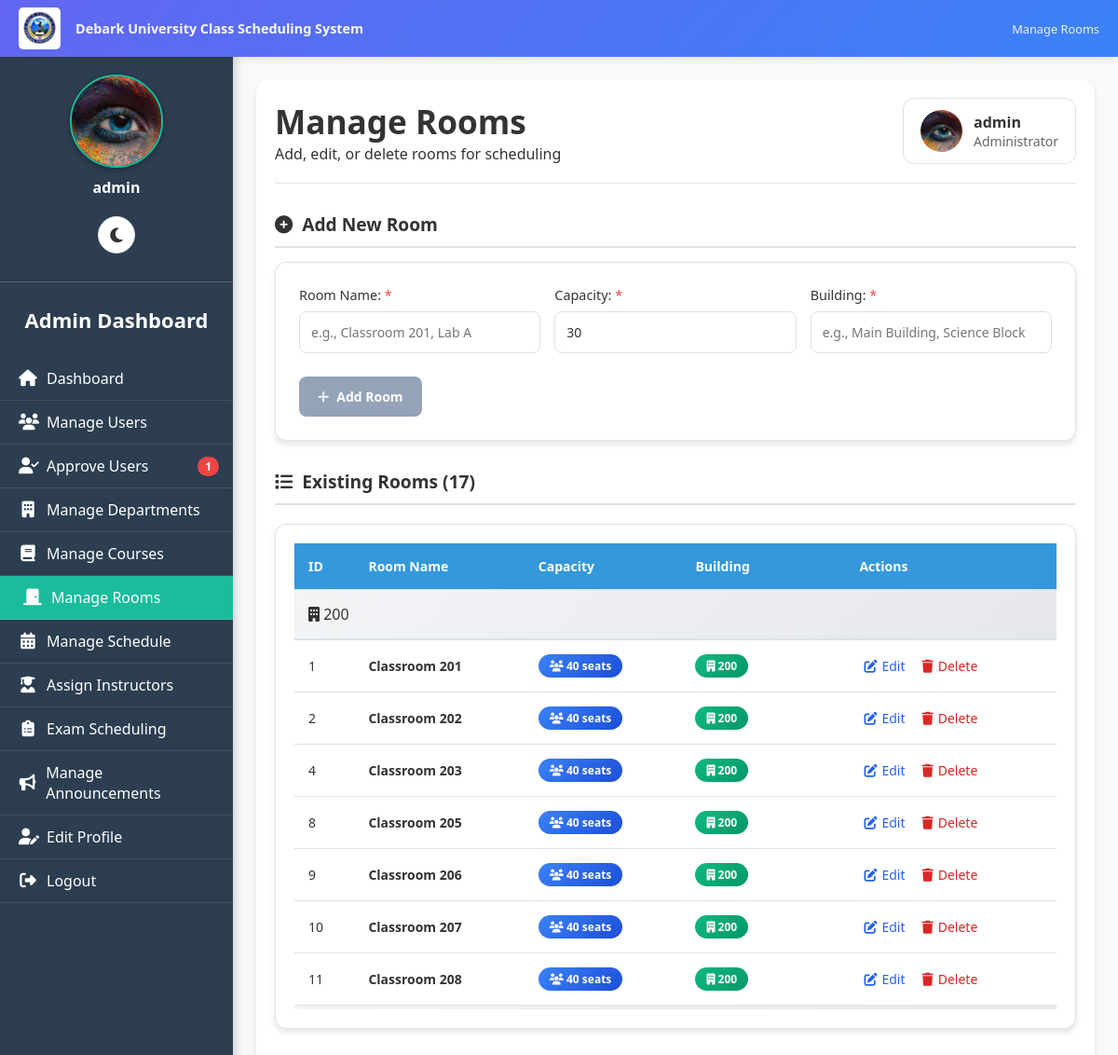
The app's page /admin/manage_rooms.php (signed in) with its own data.
### tables this page shows
CREATE TABLE `users` (
  `user_id` int(11) NOT NULL,
  `username` varchar(50) NOT NULL,
  `password` varchar(255) NOT NULL,
  `full_name` varchar(100) NOT NULL,
  `student_id` varchar(50) DEFAULT NULL,
  `email` varchar(100) DEFAULT NULL,
  `role` enum('admin','instructor','student','department_head') NOT NULL,
  `department_id` int(11) DEFAULT NULL,
  `year` varchar(10) DEFAULT NULL,
  `created_at` timestamp NOT NULL DEFAULT current_timestamp(),
  `profile_picture` varchar(255) DEFAULT NULL,
  `email_verified` tinyint(1) DEFAULT 0,
  `verification_token` varchar(255) DEFAULT NULL,
  `is_approved` tinyint(1) DEFAULT 0,
  `is_verified` tinyint(1) NOT NULL DEFAULT 0,
  `id_number` varchar(20) DEFAULT NULL
);

CREATE TABLE `rooms` (
  `room_id` int(11) NOT NULL,
  `room_name` varchar(50) NOT NULL,
  `capacity` int(11) NOT NULL,
  `building` varchar(100) DEFAULT NULL,
  `is_available` tinyint(1) NOT NULL DEFAULT 1
);

### public/admin/manage_rooms.php (the view, shortened to what this page needs)
<?php
require __DIR__ . '/../../includes/db.php';
include __DIR__ . '/../includes/darkmode.php';
$user_stmt = $pdo->prepare("SELECT username, email, profile_picture FROM users WHERE user_id=?");
$user_stmt->execute([$_SESSION['user_id']]);
$current_user = $user_stmt->fetch();
function getAdminProfilePicturePath($profile_picture) {
    $locations = [
        __DIR__ . '/../uploads/admin/' . $profile_picture,
        __DIR__ . '/../uploads/' . $profile_picture,
        __DIR__ . '/../../uploads/' . $profile_picture,
        'uploads/admin/' . $profile_picture,
        '../uploads/admin/' . $profile_picture,
        'uploads/' . $profile_picture,
        '../uploads/' . $profile_picture,
    ];
    foreach ($locations as $location) {
        if (file_exists($location)) {
            if (strpos($location, '/admin/') !== false) {
                return '../uploads/admin/' . $profile_picture;
            } elseif (strpos($location, 'uploads/admin/') !== false) {
                return 'uploads/admin/' . $profile_picture;
            } elseif (strpos($location, '../uploads/') !== false) {
                return '../uploads/' . $profile_picture;
            } elseif (strpos($location, 'uploads/') !== false) {
                return 'uploads/' . $profile_picture;
            }
        }
    }
    return '../assets/default_profile.png';
}
$profile_img_path = getAdminProfilePicturePath($current_user['profile_picture'] ?? '');
$edit_room = null;
$rooms = $pdo->query("SELECT * FROM rooms ORDER BY building, room_name")->fetchAll(PDO::FETCH_ASSOC);
$pending_stmt = $pdo->query("SELECT COUNT(*) as count FROM users WHERE is_approved = 0");
$pending_approvals = $pending_stmt->fetchColumn() ?: 0;
$current_page = basename($_SERVER['PHP_SELF']);
?>
<!DOCTYPE html>
<html lang="en" data-theme="<?= $darkMode ? 'dark' : 'light' ?>">
<head>
<link rel="stylesheet" href="https://cdnjs.cloudflare.com/ajax/libs/font-awesome/6.4.0/css/all.min.css">
<link rel="stylesheet" href="../../assets/css/darkmode.css">
</head>
<body>
    <div class="university-header">
        <div class="header-left">
            <img src="../assets/images/dku logo.jpg" alt="Debark University Logo" class="dku-logo-img">
            <div class="system-title">Debark University Class Scheduling System</div>
        </div>
        <div class="header-right">
            Manage Rooms
        </div>
    </div>
    <div class="sidebar" id="sidebar">
        <div class="sidebar-content" id="sidebarContent">
            <div class="sidebar-profile">
                <img src="<?= htmlspecialchars($profile_img_path) ?>" alt="Profile Picture" id="sidebarProfilePic"
                     onerror="this.onerror=null; this.src='../assets/default_profile.png';">
                <p><?= htmlspecialchars($current_user['username']) ?></p>
            </div>
            <h2>Admin Dashboard</h2>
            <a href="dashboard.php" class="<?= $current_page=='dashboard.php'?'active':'' ?>">
                <i class="fas fa-home"></i> Dashboard
            </a>
            <a href="manage_users.php" class="<?= $current_page=='manage_users.php'?'active':'' ?>">
                <i class="fas fa-users"></i> Manage Users
            </a>
            <a href="approve_users.php" class="<?= $current_page=='approve_users.php'?'active':'' ?>">
                <i class="fas fa-user-check"></i> Approve Users
                <?php if($pending_approvals > 0): ?>
                    <span class="pending-badge"><?= $pending_approvals ?></span>
                <?php endif; ?>
            </a>
            <a href="manage_departments.php" class="<?= $current_page=='manage_departments.php'?'active':'' ?>">
                <i class="fas fa-building"></i> Manage Departments
            </a>
            <a href="manage_courses.php" class="<?= $current_page=='manage_courses.php'?'active':'' ?>">
                <i class="fas fa-book"></i> Manage Courses
            </a>
            <a href="manage_rooms.php" class="active">
                <i class="fas fa-door-closed"></i> Manage Rooms
            </a>
            <a href="manage_schedules.php" class="<?= $current_page=='manage_schedules.php'?'active':'' ?>">
                <i class="fas fa-calendar-alt"></i> Manage Schedule
            </a>
            <a href="assign_instructors.php" class="<?= $current_page=='assign_instructors.php'?'active':'' ?>">
                <i class="fas fa-user-graduate"></i> Assign Instructors
            </a>
            <a href="admin_exam_schedules.php" class="<?= $current_page=='admin_exam_schedules.php'?'active':'' ?>">
                <i class="fas fa-clipboard-list"></i> Exam Scheduling
            </a>
            <a href="manage_announcements.php" class="<?= $current_page=='manage_announcements.php'?'active':'' ?>">
                <i class="fas fa-bullhorn"></i> Manage Announcements
            </a>
            <a href="edit_profile.php" class="<?= $current_page=='edit_profile.php'?'active':'' ?>">
                <i class="fas fa-user-edit"></i> Edit Profile
            </a>
            <a href="../logout.php">
                <i class="fas fa-sign-out-alt"></i> Logout
            </a>
        </div>
    </div>
    <div class="main-content">
        <div class="content-wrapper">
            <div class="header">
                <div>
                    <h1>Manage Rooms</h1>
                    <p>Add, edit, or delete rooms for scheduling</p>
                </div>
                <div class="user-info">
                    <img src="<?= htmlspecialchars($profile_img_path) ?>" alt="Profile" id="headerProfilePic"
                         onerror="this.onerror=null; this.src='../assets/default_profile.png';">
                    <div>
                        <div><?= htmlspecialchars($current_user['username']) ?></div>
                        <small>Administrator</small>
                    </div>
                </div>
            </div>
            <div class="form-section">
                <div class="form-section-title">
                    <i class="fas fa-<?= isset($edit_room) ? 'edit' : 'plus-circle' ?>"></i>
                    <?= isset($edit_room) ? "Edit Room" : "Add New Room" ?>
                </div>
                <div class="room-form-wrapper">
                    <form method="POST" class="room-form" id="roomForm">
                        <div class="form-group">
                            <label class="required">Room Name:</label>
                            <input type="text" name="room_name" id="room-name" placeholder="e.g., Classroom 201, Lab A" required
                                   value="<?= isset($edit_room['room_name']) ? htmlspecialchars($edit_room['room_name']) : '' ?>"
                                   oninput="checkRoomAvailability()">
                        </div>
                        <div class="form-group">
                            <label class="required">Capacity:</label>
                            <input type="number" name="capacity" id="capacity" placeholder="Number of seats" min="1" max="500" required
                                   value="<?= isset($edit_room['capacity']) ? htmlspecialchars($edit_room['capacity']) : '30' ?>">
                        </div>
                        <div class="form-group">
                            <label class="required">Building:</label>
                            <input type="text" name="building" id="building" placeholder="e.g., Main Building, Science Block" required
                                   value="<?= isset($edit_room['building']) ? htmlspecialchars($edit_room['building']) : '' ?>"
                                   oninput="checkRoomAvailability()">
                        </div>
                        <div class="form-actions">
                            <button class="btn btn-primary" type="submit" name="<?= isset($edit_room) ? 'edit_room' : 'add_room' ?>" id="submit-btn" <?= isset($edit_room) ? '' : 'disabled' ?>>
                                <i class="fas fa-<?= isset($edit_room) ? 'save' : 'plus' ?>"></i>
                                <?= isset($edit_room) ? 'Update Room' : 'Add Room' ?>
                            </button>
                        </div>
                    </form>
                </div>
            </div>
            <div class="table-section">
                <div class="table-section-title">
                    <i class="fas fa-list"></i>
                    Existing Rooms (<?= count($rooms) ?>)
                </div>
                <div class="table-wrapper">
                    <div class="table-container">
                        <table class="room-table" id="roomTable">
                            <thead>
                                <tr>
                                    <th>ID</th>
                                    <th>Room Name</th>
                                    <th>Capacity</th>
                                    <th>Building</th>
                                    <th>Actions</th>
                                </tr>
                            </thead>
                            <tbody>
                                <?php if(empty($rooms)): ?>
                                    <tr>
                                        <td colspan="5" style="text-align:center; padding:30px; color:var(--text-secondary);">
                                            No rooms found. Add your first room above.
                                        </td>
                                    </tr>
                                <?php else: ?>
                                    <?php
                                    $currentBuilding = '';
                                    foreach($rooms as $r):
                                        if($r['building'] !== $currentBuilding):
                                            $currentBuilding = $r['building'];
                                    ?>
                                    <tr class="building-header">
                                        <td colspan="5" style="text-align:left;">
                                            <i class="fas fa-building"></i> <?= htmlspecialchars($currentBuilding) ?>
                                        </td>
                                    </tr>
                                    <?php endif; ?>
                                    <tr data-label="Room">
                                        <td data-label="ID"><?= $r['room_id'] ?></td>
                                        <td data-label="Room Name">
                                            <strong><?= htmlspecialchars($r['room_name']) ?></strong>
                                        </td>
                                        <td data-label="Capacity">
                                            <span class="capacity-badge">
                                                <i class="fas fa-users"></i> <?= htmlspecialchars($r['capacity']) ?> seats
                                            </span>
                                        </td>
                                        <td data-label="Building">
                                            <span class="building-badge">
                                                <i class="fas fa-building"></i> <?= htmlspecialchars($r['building']) ?>
                                            </span>
                                        </td>
                                        <td data-label="Actions">
                                            <div class="action-buttons">
                                                <a class="action-link" href="?edit=<?= $r['room_id'] ?>">
                                                    <i class="fas fa-edit"></i> Edit
                                                </a>
                                                <form method="POST" style="display:inline;" onsubmit="return confirmDelete(this, '<?= htmlspecialchars(addslashes($r['room_name'])) ?>')">
                                                    <button type="submit" name="delete_room" class="action-link delete">
                                                        <i class="fas fa-trash"></i> Delete
                                                    </button>
                                                </form>
                                            </div>
                                        </td>
                                    </tr>
                                    <?php endforeach; ?>
                                <?php endif; ?>
                            </tbody>
                        </table>
                    </div>
                </div>
            </div>
        </div>
    </div>
</body>
</html>

### public/assets/css/darkmode.css (style rules this page uses)
:root { --bg-primary: #ffffff; --bg-secondary: #f3f4f6; --bg-sidebar: #2c3e50; --bg-card: #ffffff; --bg-input: #ffffff; --text-primary: #111827; --text-secondary: #4b5563; --text-light: #6b7280; --text-sidebar: #ecf0f1; --border-color: #d1d5db; --shadow-color: rgba(0, 0, 0, 0.1); --hover-color: #f9fafb; --table-header: #34495e; --table-stripe: #f2f2f2; --success-bg: #dcfce7; --success-text: #166534; --error-bg: #fee2e2; --error-text: #991b1b; --warning-bg: #fef3c7; --warning-text: #92400e; --info-bg: #dbeafe; --info-text: #1e40af; }
body { background: var(--bg-primary); color: var(--text-primary); }
.sidebar { background: var(--bg-sidebar) !important; }
.sidebar a { color: var(--text-sidebar) !important; }
.sidebar a.active { background: #1abc9c !important; }
.main-content { background: var(--bg-primary); }
.form-group label { color: var(--text-primary); }

### public/includes/darkmode.php (style rules this page uses)
:root { --bg-primary: #ffffff; --bg-secondary: #f3f4f6; --bg-sidebar: #2c3e50; --bg-card: #ffffff; --bg-input: #ffffff; --text-primary: #111827; --text-secondary: #4b5563; --text-light: #6b7280; --text-sidebar: #ecf0f1; --border-color: #d1d5db; --shadow-color: rgba(0, 0, 0, 0.1); --hover-color: #f9fafb; --table-header: #34495e; --table-stripe: #f2f2f2; }
body { background: var(--bg-primary); color: var(--text-primary); transition: background-color 0.3s ease, color 0.3s ease; }

### records on screen
users: profile_picture (picture), username "admin"
rooms: building "200", room_id "1", room_name "Classroom 201", capacity "40"
rooms: room_id "2", room_name "Classroom 202", capacity "40", building "200"
rooms: room_id "4", room_name "Classroom 203", capacity "40", building "200"
rooms: room_id "8", room_name "Classroom 205", capacity "40", building "200"
rooms: room_id "9", room_name "Classroom 206", capacity "40", building "200"
rooms: room_id "10", room_name "Classroom 207", capacity "40", building "200"
rooms: room_id "11", room_name "Classroom 208", capacity "40", building "200"

### other values on screen
$pending_approvals "1"
count($rooms) "17"
